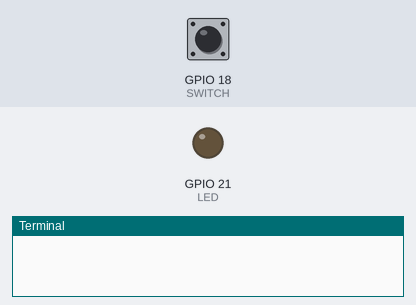
A program run on a simulated Raspberry Pi (BCM pin numbers). Parts: output pins drawn as LEDs (lit = HIGH), the last lines printed to the terminal. Inputs (shaded band) come from the test bench; at power-on: GPIO 18 (SWITCH) LOW.

Above: at 1.2 s.
1.3 s: GPIO 18 (SWITCH) pulled HIGH for 0.15 s
At 2.5 s:
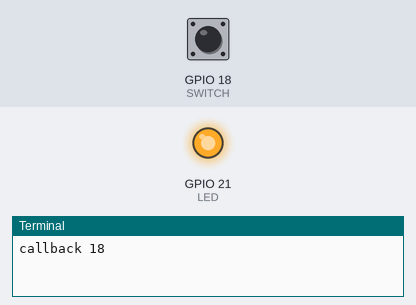
2.9 s: GPIO 18 (SWITCH) pulled HIGH for 1 s
At 3.9 s:
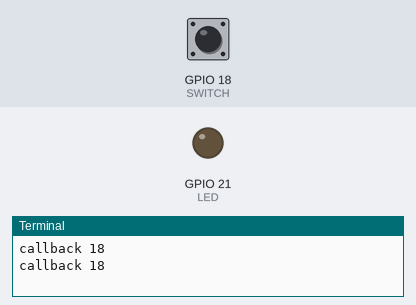
5.4 s: GPIO 18 (SWITCH) pulled HIGH for 3.2 s
At 5.8 s:
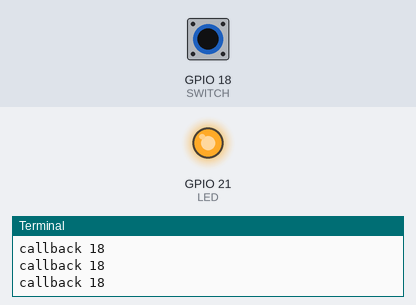
Timing chart, 0 to 8.4 s (numbered marks = the images above; inputs shaded):
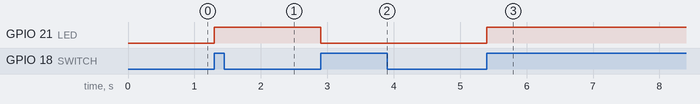

Measured:
- after the input at 1.3 s, GPIO 21 (LED): LOW → HIGH at once
- after the input at 2.9 s, GPIO 21 (LED): HIGH → LOW at once
- after the input at 5.4 s, GPIO 21 (LED): LOW → HIGH at once

The program:

switch_event.py
```python
import RPi.GPIO as GPIO
import time, sys

SWITCH = 18
LED = 21
led_value = GPIO.LOW

GPIO.setwarnings(False)
GPIO.setmode(GPIO.BCM)

GPIO.setup(LED, GPIO.OUT)
GPIO.setup(SWITCH, GPIO.IN, pull_up_down=GPIO.PUD_DOWN)

def callback_change_switch(ch):
    global led_value
    print("callback", ch)
    if ch != SWITCH:
        return
    if led_value == GPIO.LOW:
        GPIO.output(LED, GPIO.HIGH)
        led_value = GPIO.HIGH
    else:
        GPIO.output(LED, GPIO.LOW)
        led_value = GPIO.LOW

GPIO.add_event_detect(
    SWITCH,
    GPIO.RISING,
    callback=callback_change_switch,
    bouncetime=200
)

GPIO.output(LED, GPIO.LOW)

while True:
    try:
        time.sleep(0.3)
    except KeyboardInterrupt:
        GPIO.cleanup()
        sys.exit()
```
